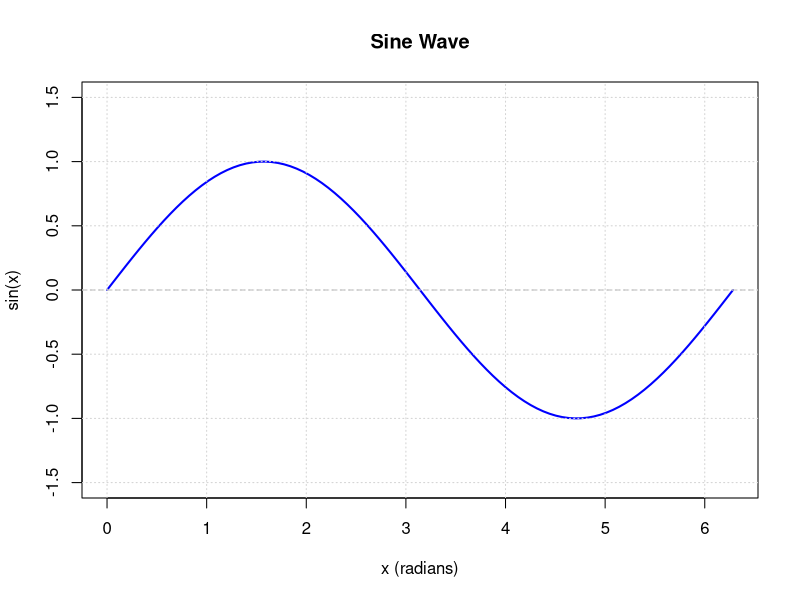

Source code (R):
# Plot a Sine Wave
# This script demonstrates how to plot a sine wave in R

# Create x values from 0 to 2*pi (one complete cycle)
x <- seq(0, 2 * pi, length.out = 100)

# Calculate sine values
y <- sin(x)

# Plot using base R
plot(x, y,
  type = "l",
  col = "blue",
  lwd = 2,
  main = "Sine Wave",
  xlab = "x (radians)",
  ylab = "sin(x)",
  ylim = c(-1.5, 1.5)
)

# Add grid for better readability
grid()

# Add horizontal line at y = 0
abline(h = 0, col = "gray", lty = 2)
